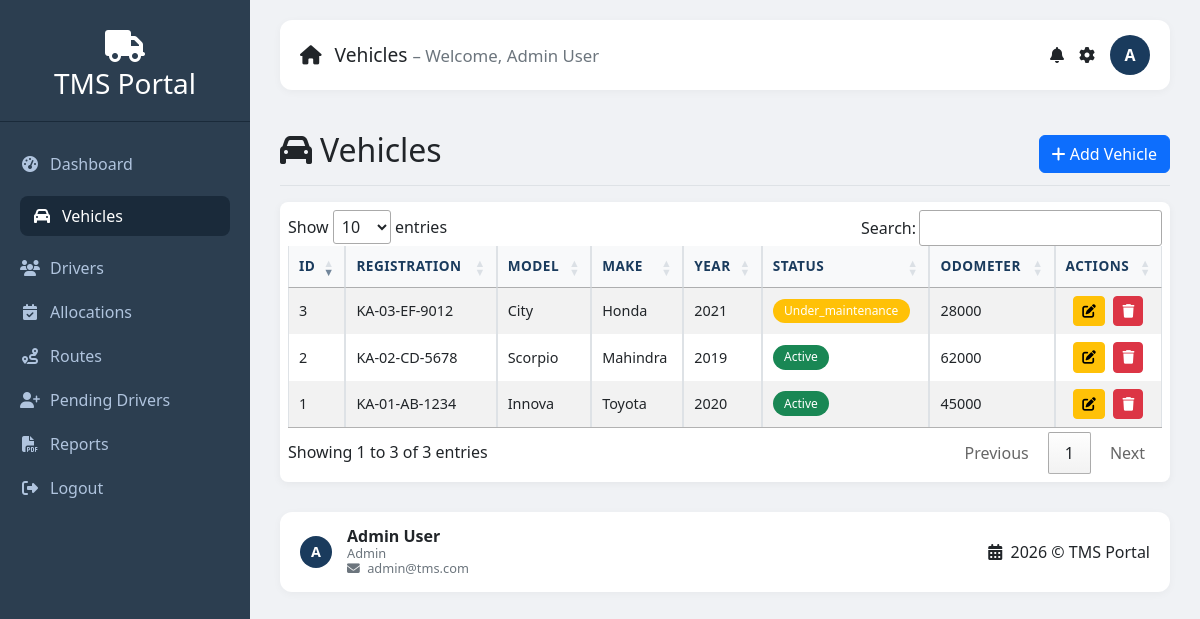
Page /admin/vehicles.php (signed in) on the committed database.
### tables this page shows
CREATE TABLE `vehicles` (
  `id` int(11) NOT NULL,
  `registration_number` varchar(20) NOT NULL,
  `model` varchar(50) NOT NULL,
  `make` varchar(50) NOT NULL,
  `year` int(4) NOT NULL,
  `capacity` int(11) DEFAULT NULL,
  `fuel_type` enum('Petrol','Diesel','Electric','Hybrid') DEFAULT 'Petrol',
  `status` enum('active','inactive','under_maintenance') NOT NULL DEFAULT 'active',
  `current_odometer` int(11) DEFAULT 0,
  `last_service_date` date DEFAULT NULL,
  `next_service_date` date DEFAULT NULL,
  `created_at` timestamp NOT NULL DEFAULT current_timestamp(),
  `updated_at` timestamp NULL DEFAULT NULL ON UPDATE current_timestamp()
);

### admin/vehicles.php (the view, shortened to what this page needs)
<?php
require_once '../includes/header.php';
$vehicles = $pdo->query("SELECT * FROM vehicles ORDER BY id DESC")->fetchAll();
?>
<div class="d-flex justify-content-between flex-wrap flex-md-nowrap align-items-center pt-3 pb-2 mb-3 border-bottom"><h1 class="h2"><i class="fas fa-car me-2"></i>Vehicles</h1><button class="btn btn-primary" data-bs-toggle="modal" data-bs-target="#vehicleModal" onclick="resetForm()"><i class="fas fa-plus"></i> Add Vehicle</button></div>
<div class="table-container">
    <table id="vehiclesTable" class="table table-striped table-hover table-bordered">
        <thead><tr><th>ID</th><th>Registration</th><th>Model</th><th>Make</th><th>Year</th><th>Status</th><th>Odometer</th><th>Actions</th></tr></thead>
        <tbody>
        <?php foreach($vehicles as $v): ?><tr><td><?= $v['id'] ?></td><td><?= htmlspecialchars($v['registration_number']) ?></td><td><?= htmlspecialchars($v['model']) ?></td><td><?= htmlspecialchars($v['make']) ?></td><td><?= $v['year'] ?></td><td><span class="badge badge-status bg-<?= $v['status']=='active'?'success':($v['status']=='inactive'?'danger':'warning') ?>"><?= ucfirst($v['status']) ?></span></td><td><?= $v['current_odometer'] ?></td><td class="text-center"><button class="btn btn-sm btn-warning btn-action" onclick="editVehicle(<?= htmlspecialchars(json_encode($v)) ?>)"><i class="fas fa-edit"></i></button> <a href="?delete=<?= $v['id'] ?>" class="btn btn-sm btn-danger btn-action" onclick="return confirm('Delete?')"><i class="fas fa-trash"></i></a></td></tr><?php endforeach; ?>
        </tbody>
    </table>
</div>
<?php require_once '../includes/footer.php'; ?>

### includes/header.php (style rules this page uses)
* { margin: 0; padding: 0; box-sizing: border-box; }
body { background: #f0f2f5; font-family: 'Segoe UI', Tahoma, Geneva, Verdana, sans-serif; }
.table-container { overflow-x: auto; -webkit-overflow-scrolling: touch; margin-bottom: 1.5rem; border-radius: 0.5rem; box-shadow: 0 2px 8px rgba(0,0,0,0.05); background: white; padding: 0.5rem; }
.table-container table { margin-bottom: 0; width: 100%; min-width: 600px; }
.table thead th { background: #f8f9fa; color: #1a3b5d; font-weight: 600; border-bottom: 2px solid #dee2e6; text-transform: uppercase; font-size: 0.85rem; letter-spacing: 0.03rem; white-space: nowrap; }
.table tbody td { vertical-align: middle; font-size: 0.9rem; }
.btn-action { padding: 0.25rem 0.5rem; font-size: 0.85rem; border-radius: 0.25rem; margin: 0 0.15rem; }
.btn-action i { margin-right: 0; }
.badge-status { padding: 0.4rem 0.7rem; font-weight: 500; font-size: 0.75rem; border-radius: 20px; }

### rows in the picture
vehicles: id "3", registration_number "KA-03-EF-9012", model "City", make "Honda", year "2021", status "Under_maintenance", current_odometer "28000"
vehicles: id "2", registration_number "KA-02-CD-5678", model "Scorpio", make "Mahindra", year "2019", status "Active", current_odometer "62000"
vehicles: id "1", registration_number "KA-01-AB-1234", model "Innova", make "Toyota", year "2020", status "Active", current_odometer "45000"

### other values in the picture
$item[0] "Dashboard"
$item[0] "Vehicles"
$item[0] "Drivers"
$item[0] "Allocations"
$item[0] "Routes"
$item[0] "Pending Drivers"
$item[0] "Reports"
$currentPage "Vehicles"
$_SESSION['name'] "Admin User"
substr($_SESSION['name'], 0, 1) "A"
$_SESSION['role'] "Admin"
$_SESSION['email'] "admin@tms.com"
